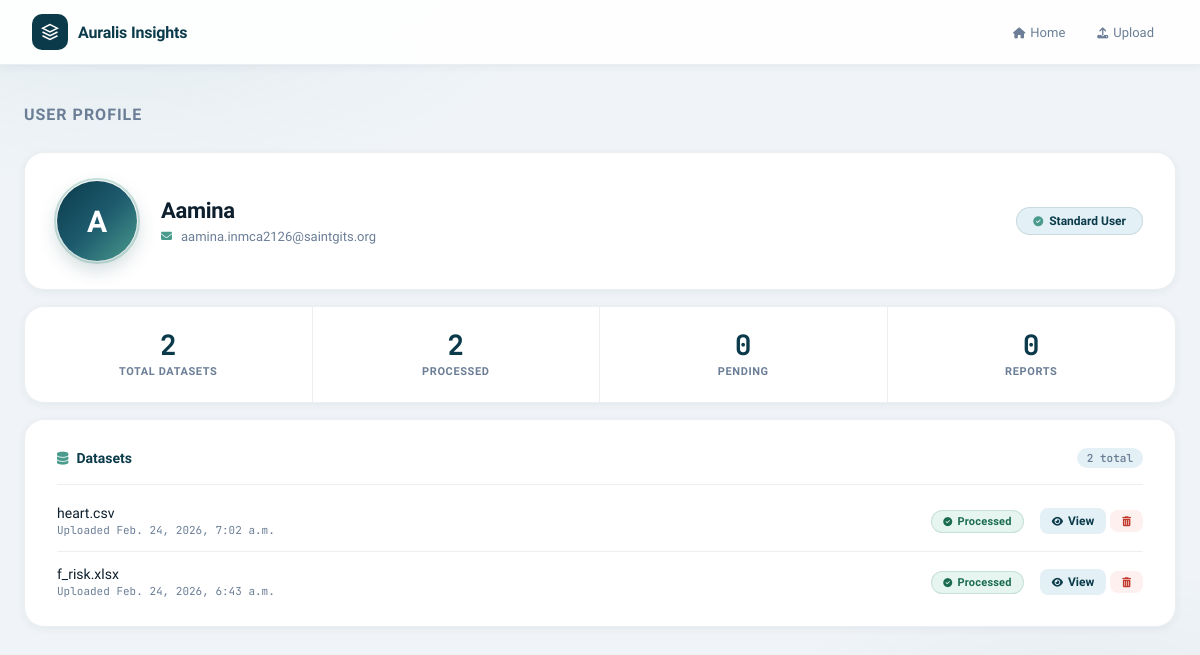
Page /profile/ (signed in) on the committed database.
### Authentication/models.py (models this page shows, shortened)
class CustomUser(models.Model):
    name = models.CharField(max_length=100)
    email = models.EmailField(unique=True)
    password = models.CharField(max_length=255)

### data_preparation/models.py (models this page shows, shortened)
class Dataset(models.Model):
    user = models.ForeignKey(CustomUser, on_delete=models.CASCADE)
    file = models.FileField(upload_to="datasets/", null=True, blank=True)
    file_name = models.CharField(max_length=255)
    uploaded_at = models.DateTimeField(auto_now_add=True)
    is_processed = models.BooleanField(default=False)
    parent_dataset = models.ForeignKey(
        "self",
        null=True,
        blank=True,
        on_delete=models.SET_NULL,
        related_name="prepared_versions"
    )
    status = models.CharField(
        max_length=20,
        choices=[
            ("original", "Original"),
            ("prepared", "Prepared")
        ],
        default="original"
    )

### data_preparation/views.py (the view)
# urls.py: path("profile/", views.profile_view, name="profile"),
def profile_view(request):
    if "user_id" not in request.session:
        return redirect("login")
    user = CustomUser.objects.get(id=request.session["user_id"])
    total_datasets = Dataset.objects.filter(user=user).count()
    processed_datasets = Dataset.objects.filter(
        user=user, is_processed=True
    ).count()
    pending_datasets = Dataset.objects.filter(
        user=user, is_processed=False
    ).count()
    total_reports = Report.objects.filter(user=user).count()
    recent_datasets = Dataset.objects.filter(
        user_id=request.session["user_id"]
    ).order_by('-id')
    context = {
        "user": user,
        "total_datasets": total_datasets,
        "processed_datasets": processed_datasets,
        "pending_datasets": pending_datasets,
        "total_reports": total_reports,
        "recent_datasets": recent_datasets,
    }
    return render(request, "data_preparation/profile.html", context)

### templates/data_preparation/profile.html (shortened to what this page needs)
<!DOCTYPE html>
<html lang="en">
<head>
<link rel="stylesheet" href="https://cdnjs.cloudflare.com/ajax/libs/font-awesome/6.5.0/css/all.min.css">
</head>
<body>
<div class="topbar">
  <div class="topbar-inner">
    <a href="{% url 'home' %}" class="brand">
      <div class="brand-logo">
        <svg viewBox="0 0 24 24"><path d="M12 2L2 7l10 5 10-5-10-5zM2 17l10 5 10-5M2 12l10 5 10-5"/></svg>
      </div>
      <span class="brand-name">Auralis Insights</span>
    </a>
    <nav class="nav-links">
      <a href="{% url 'home' %}" class="nav-link"><i class="fas fa-home"></i>Home</a>
      <a href="{% url 'upload_data' %}" class="nav-link"><i class="fas fa-upload"></i>Upload</a>
    </nav>
  </div>
</div>
<div class="page">
  <div class="page-title-row">
    <div class="page-title">User Profile</div>
  </div>
  <div class="card profile-hero" style="animation-delay:0.05s">
    <div class="avatar">{{ user.name|slice:":1"|upper }}</div>
    <div class="profile-meta">
      <div class="profile-name">{{ user.name }}</div>
      <div class="profile-details">
        <span class="profile-detail-item"><i class="fas fa-envelope"></i>{{ user.email }}</span>
      </div>
    </div>
    <div class="profile-badge">
      <i class="fas fa-check-circle"></i> Standard User
    </div>
  </div>
  <div class="card stats-card" style="padding:0; animation-delay:0.10s;">
    <div class="stats-row">
      <div class="stat-item">
        <div class="stat-num">{{ total_datasets }}</div>
        <div class="stat-label">Total Datasets</div>
      </div>
      <div class="stat-item">
        <div class="stat-num">{{ processed_datasets }}</div>
        <div class="stat-label">Processed</div>
      </div>
      <div class="stat-item">
        <div class="stat-num">{{ pending_datasets }}</div>
        <div class="stat-label">Pending</div>
      </div>
      <div class="stat-item">
        <div class="stat-num">{{ total_reports }}</div>
        <div class="stat-label">Reports</div>
      </div>
    </div>
  </div>
  <div class="card datasets-card" style="animation-delay:0.15s;">
    <div class="section-head">
      <div class="section-title">
        <i class="fas fa-database"></i> Datasets
      </div>
      {% if recent_datasets %}
      <span class="section-count">{{ recent_datasets|length }} total</span>
      {% endif %}
    </div>
    {% if recent_datasets %}
    <div class="dataset-list">
      {% for ds in recent_datasets %}
      <div class="dataset-row">
        <div>
          <div class="dataset-name">
            <a href="{% url 'dataset_detail' ds.id %}">{{ ds.file_name }}</a>
          </div>
          <div class="dataset-sub">Uploaded {{ ds.uploaded_at }}</div>
        </div>
        <div>
          {% if ds.is_processed %}
            <span class="badge badge-processed"><i class="fas fa-check-circle"></i> Processed</span>
          {% else %}
            <span class="badge badge-pending"><i class="fas fa-clock"></i> Pending</span>
          {% endif %}
        </div>
        <div class="row-actions">
          <a href="{% url 'dataset_detail' ds.id %}" class="action-btn action-view">
            <i class="fas fa-eye"></i> View
          </a>
          <form action="{% url 'delete_dataset' ds.id %}" method="post" style="display:inline;"
                onsubmit="return confirm('Delete this dataset?');">
            <button type="submit" class="action-btn action-delete">
              <i class="fas fa-trash-alt"></i>
            </button>
          </form>
        </div>
      </div>
      {% endfor %}
    </div>
    {% endif %}
  </div>
</div>
</body>
</html>

### rows in the picture
CustomUser: name "A", name "Aamina", email "aamina.inmca2126@saintgits.org"
Dataset: file_name "heart.csv", uploaded_at "Feb. 24, 2026, 7:02 a.m.", is_processed True (drawn)
Dataset: file_name "f_risk.xlsx", uploaded_at "Feb. 24, 2026, 6:43 a.m.", is_processed True (drawn)

### other values in the picture
{{ total_datasets }} "2"
{{ processed_datasets }} "2"
{{ pending_datasets }} "0"
{{ total_reports }} "0"
{{ recent_datasets|length }} "2"
